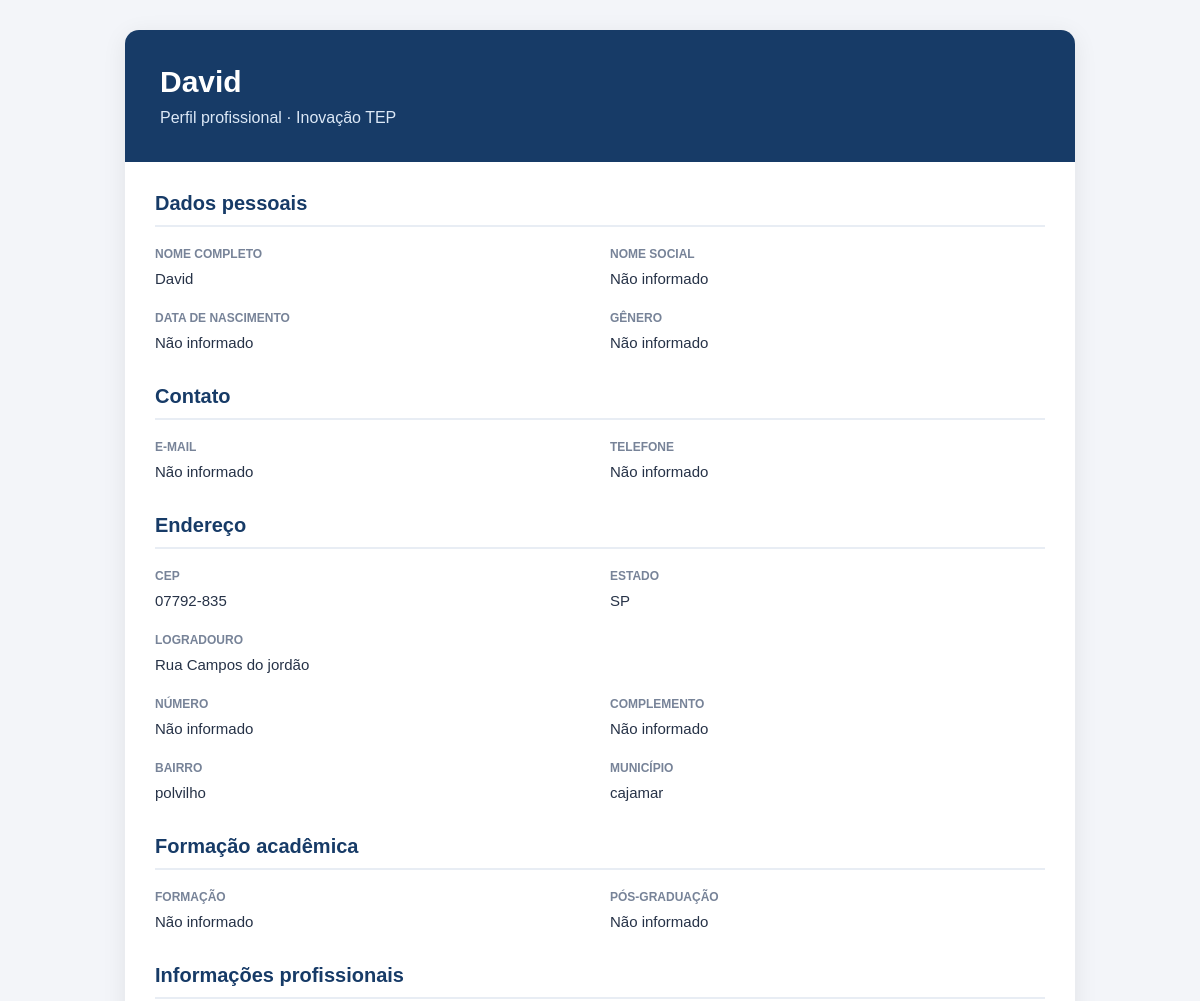
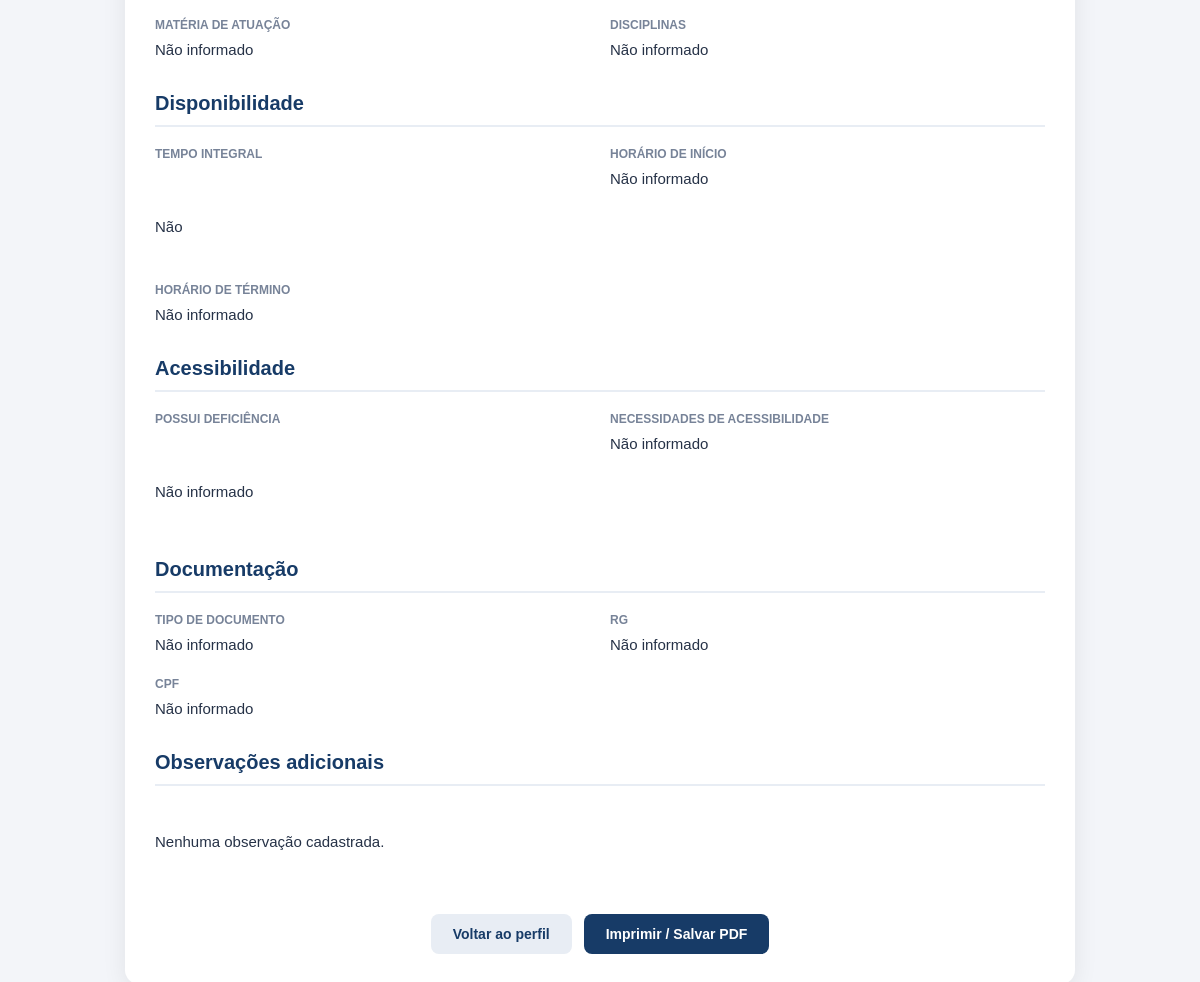
Page /usuario/colaborador/informacoes/ (signed in) on the earlier database version (2 pictures, top to bottom).
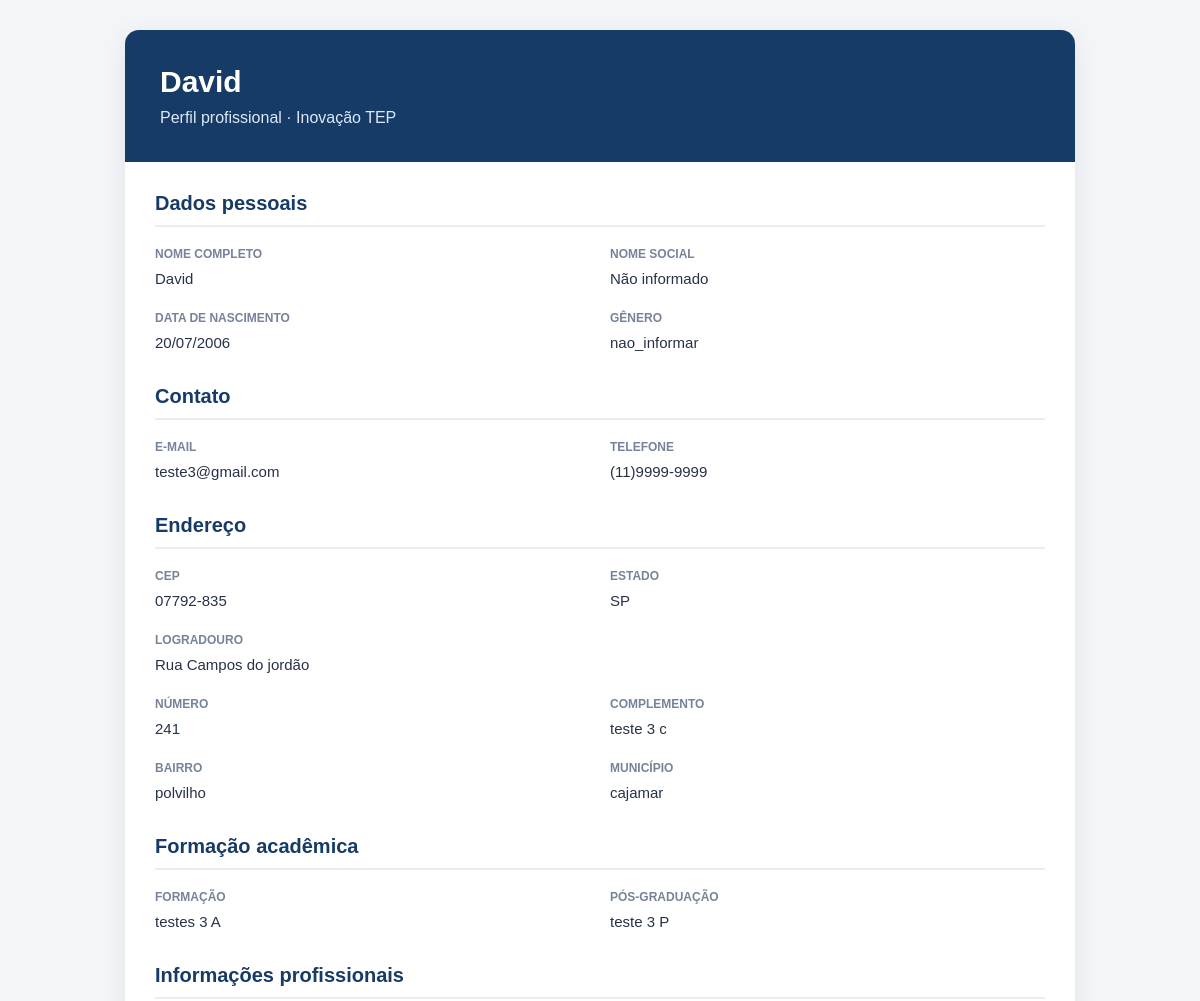
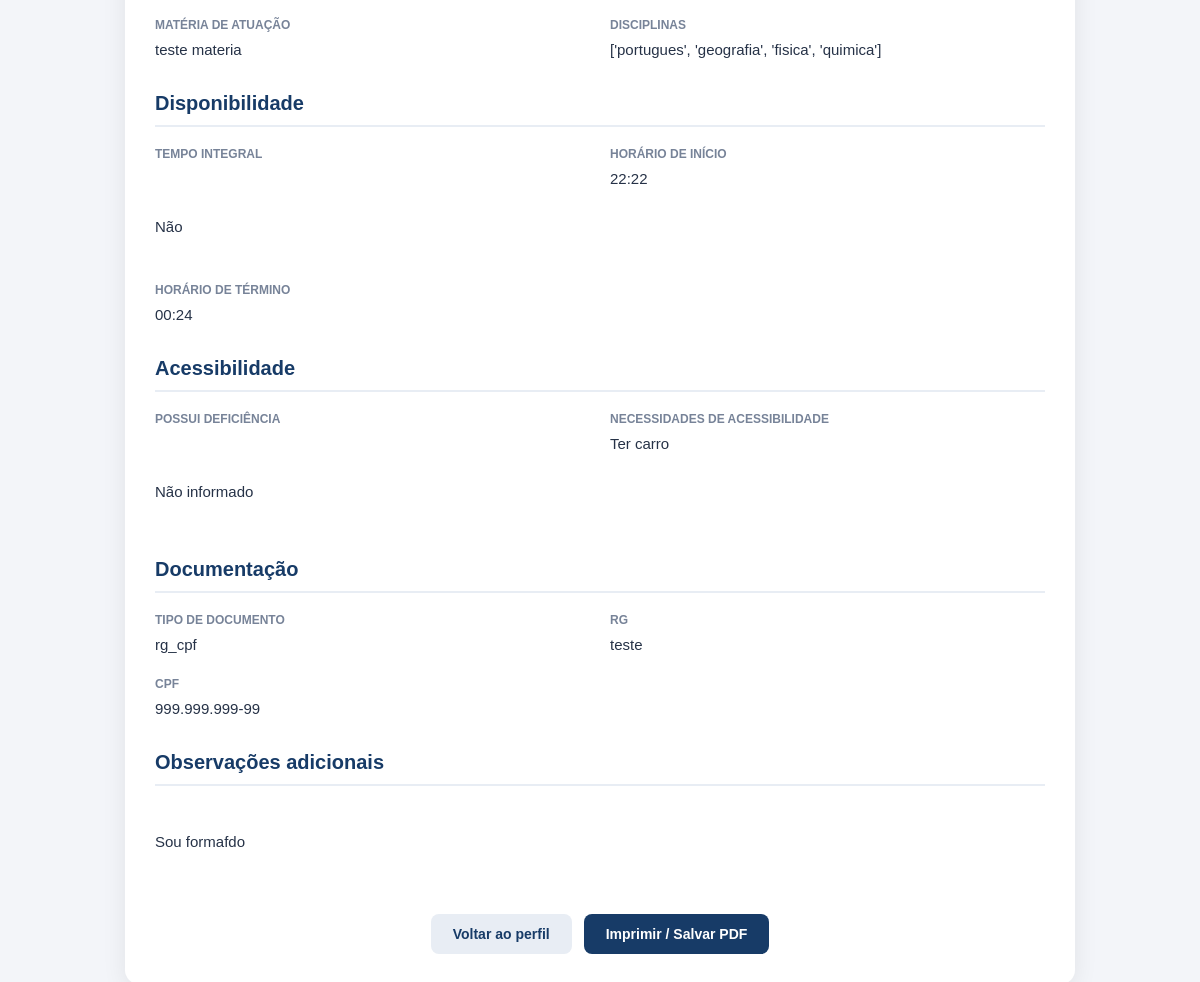
Same page on the later database version (2 pictures, top to bottom).
### usuario/models.py (models this page shows, shortened)
class InformacoesColaborador(models.Model):
    usuario = models.OneToOneField(
        Usuarios, on_delete=models.CASCADE, related_name="informacoes_colaborador"
    )
    nome_completo = models.CharField(max_length=255, blank=True)
    nome_social = models.CharField(max_length=255, blank=True)
    data_nascimento = models.DateField(null=True, blank=True)
    genero = models.CharField(max_length=30, blank=True)
    possui_deficiencia = models.CharField(max_length=10, blank=True)
    necessidades_acessibilidade = models.TextField(blank=True)
    email = models.EmailField(blank=True)
    telefone = models.CharField(max_length=20, blank=True)
    cep = models.CharField(max_length=9, blank=True)
    numero = models.CharField(max_length=20, blank=True)
    logradouro = models.CharField(max_length=255, blank=True)
    complemento = models.CharField(max_length=255, blank=True)
    bairro = models.CharField(max_length=100, blank=True)
    municipio = models.CharField(max_length=100, blank=True)
    uf = models.CharField(max_length=2, blank=True)
    tipo_documento = models.CharField(max_length=20, blank=True)
    rg = models.CharField(max_length=30, blank=True)
    cpf = models.CharField(max_length=14, blank=True)
    materia = models.CharField(max_length=100, blank=True)
    tempo_integral = models.BooleanField(default=False)
    horario_inicio = models.TimeField(null=True, blank=True)
    horario_fim = models.TimeField(null=True, blank=True)
    formacao = models.CharField(max_length=255, blank=True)
    pos_graduacao = models.CharField(max_length=255, blank=True)
    disciplinas = models.JSONField(default=list, blank=True)
    observacoes = models.TextField(max_length=1000, blank=True)
    class Meta:
        db_table = "informacoes_colaborador"
        verbose_name = "Informação do colaborador"
        verbose_name_plural = "Informações dos colaboradores"

### usuario/views.py (the view)
# urls.py: path('colaborador/informacoes/', views.informacoes_colaborador, name='informacoes_colaborador'),
def informacoes_colaborador(request):
    usuario_id = request.session.get("usuario_id")
    if not usuario_id:
        return redirect("login_colaborador")
    try:
        usuario = Usuarios.objects.get(pk=usuario_id)
    except Usuarios.DoesNotExist:
        request.session.flush()
        return redirect("login_colaborador")
    try:
        informacoes = InformacoesColaborador.objects.get(usuario_id=usuario.pk)
    except InformacoesColaborador.DoesNotExist:
        informacoes = None
    return render(
        request,
        "usuarios/informacoes_colaborador.html",
        {
            "usuario": usuario,
            "informacoes": informacoes,
        },
    )

### templates/usuarios/informacoes_colaborador.html (shortened to what this page needs)
{% load static %}
<!DOCTYPE html>
<html lang="pt-br">
<head>
</head>
<body>
<div class="curriculo">
    <header class="cabecalho">
        <h1>{{ informacoes.nome_completo|default:"Currículo do colaborador" }}</h1>
        <p>Perfil profissional · Inovação TEP</p>
    </header>
    <main class="conteudo">
        <section class="secao">
            <h2>Dados pessoais</h2>
            <div class="grade">
                <div class="campo">
                    <span class="rotulo">Nome completo</span>
                    <div class="valor">{{ informacoes.nome_completo|default:"Não informado" }}</div>
                </div>
                <div class="campo">
                    <span class="rotulo">Nome social</span>
                    <div class="valor">{{ informacoes.nome_social|default:"Não informado" }}</div>
                </div>
                <div class="campo">
                    <span class="rotulo">Data de nascimento</span>
                    <div class="valor">{{ informacoes.data_nascimento|date:"d/m/Y"|default:"Não informado" }}</div>
                </div>
                <div class="campo">
                    <span class="rotulo">Gênero</span>
                    <div class="valor">{{ informacoes.genero|default:"Não informado" }}</div>
                </div>
            </div>
        </section>
        <section class="secao">
            <h2>Contato</h2>
            <div class="grade">
                <div class="campo">
                    <span class="rotulo">E-mail</span>
                    <div class="valor">{{ informacoes.email|default:"Não informado" }}</div>
                </div>
                <div class="campo">
                    <span class="rotulo">Telefone</span>
                    <div class="valor">{{ informacoes.telefone|default:"Não informado" }}</div>
                </div>
            </div>
        </section>
        <section class="secao">
            <h2>Endereço</h2>
            <div class="grade">
                <div class="campo">
                    <span class="rotulo">CEP</span>
                    <div class="valor">{{ informacoes.cep|default:"Não informado" }}</div>
                </div>
                <div class="campo">
                    <span class="rotulo">Estado</span>
                    <div class="valor">{{ informacoes.uf|default:"Não informado" }}</div>
                </div>
                <div class="campo campo-completo">
                    <span class="rotulo">Logradouro</span>
                    <div class="valor">{{ informacoes.logradouro|default:"Não informado" }}</div>
                </div>
                <div class="campo">
                    <span class="rotulo">Número</span>
                    <div class="valor">{{ informacoes.numero|default:"Não informado" }}</div>
                </div>
                <div class="campo">
                    <span class="rotulo">Complemento</span>
                    <div class="valor">{{ informacoes.complemento|default:"Não informado" }}</div>
                </div>
                <div class="campo">
                    <span class="rotulo">Bairro</span>
                    <div class="valor">{{ informacoes.bairro|default:"Não informado" }}</div>
                </div>
                <div class="campo">
                    <span class="rotulo">Município</span>
                    <div class="valor">{{ informacoes.municipio|default:"Não informado" }}</div>
                </div>
            </div>
        </section>
        <section class="secao">
            <h2>Formação acadêmica</h2>
            <div class="grade">
                <div class="campo">
                    <span class="rotulo">Formação</span>
                    <div class="valor">{{ informacoes.formacao|default:"Não informado" }}</div>
                </div>
                <div class="campo">
                    <span class="rotulo">Pós-graduação</span>
                    <div class="valor">{{ informacoes.pos_graduacao|default:"Não informado" }}</div>
                </div>
            </div>
        </section>
        <section class="secao">
            <h2>Informações profissionais</h2>
            <div class="grade">
                <div class="campo">
                    <span class="rotulo">Matéria de atuação</span>
                    <div class="valor">{{ informacoes.materia|default:"Não informado" }}</div>
                </div>
                <div class="campo">
                    <span class="rotulo">Disciplinas</span>
                    <div class="valor">{{ informacoes.disciplinas|default:"Não informado" }}</div>
                </div>
            </div>
        </section>
        <section class="secao">
            <h2>Disponibilidade</h2>
            <div class="grade">
                <div class="campo">
                    <span class="rotulo">Tempo integral</span>
                    <div class="valor">
                        {% if informacoes.tempo_integral == True %}
                            Sim
                        {% elif informacoes.tempo_integral == False %}
                            Não
                        {% else %}
                            Não informado
                        {% endif %}
                    </div>
                </div>
                <div class="campo">
                    <span class="rotulo">Horário de início</span>
                    <div class="valor">{{ informacoes.horario_inicio|default:"Não informado" }}</div>
                </div>
                <div class="campo">
                    <span class="rotulo">Horário de término</span>
                    <div class="valor">{{ informacoes.horario_fim|default:"Não informado" }}</div>
                </div>
            </div>
        </section>
        <section class="secao">
            <h2>Acessibilidade</h2>
            <div class="grade">
                <div class="campo">
                    <span class="rotulo">Possui deficiência</span>
                    <div class="valor">
                        {% if informacoes.possui_deficiencia == True %}
                            Sim
                        {% elif informacoes.possui_deficiencia == False %}
                            Não
                        {% else %}
                            Não informado
                        {% endif %}
                    </div>
                </div>
                <div class="campo">
                    <span class="rotulo">Necessidades de acessibilidade</span>
                    <div class="valor">{{ informacoes.necessidades_acessibilidade|default:"Não informado" }}</div>
                </div>
            </div>
        </section>
        <section class="secao">
            <h2>Documentação</h2>
            <div class="grade">
                <div class="campo">
                    <span class="rotulo">Tipo de documento</span>
                    <div class="valor">{{ informacoes.tipo_documento|default:"Não informado" }}</div>
                </div>
                <div class="campo">
                    <span class="rotulo">RG</span>
                    <div class="valor">{{ informacoes.rg|default:"Não informado" }}</div>
                </div>
                <div class="campo">
                    <span class="rotulo">CPF</span>
                    <div class="valor">{{ informacoes.cpf|default:"Não informado" }}</div>
                </div>
            </div>
        </section>
        <section class="secao">
            <h2>Observações adicionais</h2>
            <div class="valor">
                {{ informacoes.observacoes|default:"Nenhuma observação cadastrada." }}
            </div>
        </section>
    </main>
    <div class="acoes">
        <a href="/usuario/colaborador/" class="botao botao-voltar">
            Voltar ao perfil
        </a>
        <button class="botao botao-imprimir" onclick="window.print()">
            Imprimir / Salvar PDF
        </button>
    </div>
</div>
</body>
</html>

### templates/usuarios/informacoes_colaborador.html (style rules this page uses)
* { box-sizing: border-box; }
body { margin: 0; padding: 30px 15px; background: #f3f5f9; font-family: Arial, sans-serif; color: #263247; }
.curriculo { max-width: 950px; margin: 0 auto; background: #ffffff; border-radius: 14px; overflow: hidden; box-shadow: 0 5px 25px rgba(0, 0, 0, 0.08); }
.cabecalho { padding: 35px; background: #173b67; color: white; }
.cabecalho h1 { margin: 0 0 10px; font-size: 30px; }
.cabecalho p { margin: 0; color: #dce8f6; }
.conteudo { padding: 30px; }
.secao { margin-bottom: 30px; }
.secao h2 { margin: 0 0 20px; padding-bottom: 10px; color: #173b67; font-size: 20px; border-bottom: 2px solid #e8edf4; }
.grade { display: grid; grid-template-columns: repeat(2, minmax(0, 1fr)); gap: 20px; }
.campo { min-width: 0; overflow-wrap: anywhere; }
.campo-completo { grid-column: 1 / -1; }
.rotulo { display: block; margin-bottom: 6px; color: #778398; font-size: 12px; font-weight: bold; text-transform: uppercase; }
.valor { color: #263247; font-size: 15px; line-height: 1.6; white-space: pre-line; }
.acoes { display: flex; justify-content: center; gap: 12px; padding: 0 30px 30px; flex-wrap: wrap; }
.botao { padding: 12px 22px; border: none; border-radius: 8px; cursor: pointer; font-size: 14px; font-weight: bold; text-decoration: none; }
.botao-voltar { background: #e8edf4; color: #173b67; }
.botao-imprimir { background: #173b67; color: white; }

Differences in the rows shown:
changed InformacoesColaborador "David": data_nascimento "Não informado" → "20/07/2006"; genero "Não informado" → "nao_informar"; email "Não informado" → "teste3@gmail.com"; telefone "Não informado" → "(11)9999-9999"; numero "Não informado" → "241"; complemento "Não informado" → "teste 3 c"; formacao "Não informado" → "testes 3 A"; pos_graduacao "Não informado" → "teste 3 P"; materia "Não informado" → "teste materia"; disciplinas "Não informado" → "['portugues', 'geografia', 'fisica', 'quimica']"; horario_inicio "Não informado" → "22:22"; horario_fim "Não informado" → "00:24"; necessidades_acessibilidade "Não informado" → "Ter carro"; tipo_documento "Não informado" → "rg_cpf"; rg "Não informado" → "teste"; cpf "Não informado" → "999.999.999-99"; observacoes "Nenhuma observação cadastrada." → "Sou formafdo"
